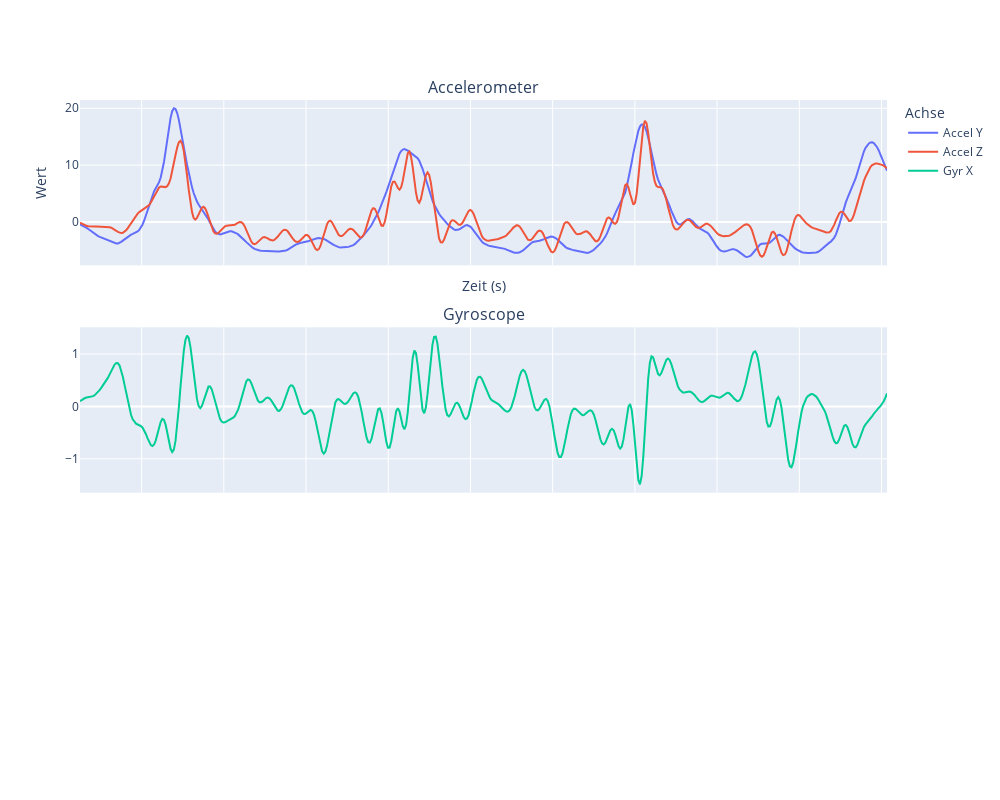

This figure's notebook cell:
### Code cell
plot_df(filtered_df_sq)

### Figure 1 — Plotly figure (JSON) as saved in the notebook; plotly's stock layout.template omitted (floating-point values rounded to 4 significant figures; data arrays with more than 128 entries replaced by an {"elided": "..."} marker saying what was removed)
{"data": [{"name": "Accel Y", "type": "scatter", "x": {"elided": "491 float values"}, "y": {"elided": "491 float values"}}, {"name": "Accel Z", "type": "scatter", "x": {"elided": "491 float values"}, "y": {"elided": "491 float values"}}, {"marker": {"size": 4}, "name": "Gyr X", "type": "scatter", "x": {"elided": "491 float values"}, "xaxis": "x2", "y": {"elided": "491 float values"}, "yaxis": "y2"}], "layout": {"annotations": [{"font": {"size": 16}, "showarrow": false, "text": "Accelerometer", "x": 0.5, "xanchor": "center", "xref": "paper", "y": 1, "yanchor": "bottom", "yref": "paper"}, {"font": {"size": 16}, "showarrow": false, "text": "Gyroscope", "x": 0.5, "xanchor": "center", "xref": "paper", "y": 0.6333, "yanchor": "bottom", "yref": "paper"}], "height": 800, "legend": {"title": {"text": "Achse"}}, "width": 1000, "xaxis": {"anchor": "y", "domain": [0, 1], "matches": "x3", "showticklabels": false, "title": {"text": "Zeit (s)"}}, "xaxis2": {"anchor": "y2", "domain": [0, 1], "matches": "x3", "showticklabels": false}, "xaxis3": {"anchor": "y3", "domain": [0, 1]}, "yaxis": {"anchor": "x", "domain": [0.7333, 1], "title": {"text": "Wert"}}, "yaxis2": {"anchor": "x2", "domain": [0.3667, 0.6333]}, "yaxis3": {"anchor": "x3", "domain": [0, 0.2667]}}}
